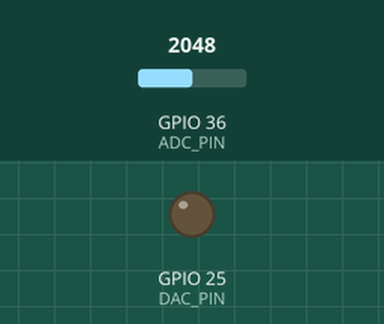
A sketch run on a simulated ESP32. Shown: output pins drawn as LEDs (lit = HIGH). Inputs (shaded band) come from the test bench; at power-on: GPIO 36 (ADC_PIN) = 2048. What the sketch prints to the serial monitor is not drawn.

Above: at 0.05 s.
At 0.85 s:
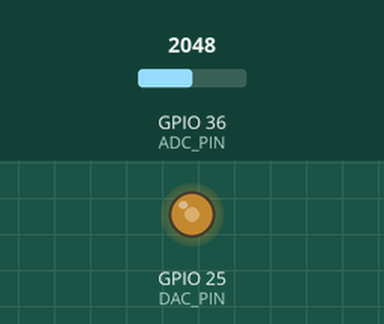
Timing chart, 0 to 3.0 s (numbered marks = the images above):
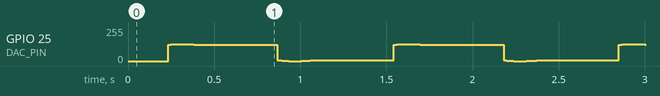

The sketch:

phase_detector_multi.ino
```cpp
// Include the necessary libraries
#include <Arduino.h>
#include <driver/adc.h>
#include <driver/dac.h>
#include <math.h>
#include <Kalman.h> // Library for Kalman filters

// Define the pins for the ADC and DAC
#define ADC_PIN 36 // GPIO36
#define DAC_PIN 25 // GPIO25

// Define the parameters for the PLL
#define Kp 0.1 // Proportional gain
#define Ki 0.01 // Integral gain
#define Wn 314.16 // Nominal angular frequency (50 Hz)
#define Ts 0.0001 // Sampling time (10 kHz)

// Define the parameters for the phase detectors
#define N 4 // Number of phase detectors
#define D 45 // Angle difference between phase detectors in degrees
#define A 0.5 // Amplitude of reference signals

// Declare the global variables
float theta = 0; // Phase angle
float omega = Wn; // Angular frequency
float vgrid = 0; // Grid voltage
float vout = 0; // Output voltage
float error = 0; // Phase error
float integral = 0; // Integral of the phase error
float vref[N]; // Reference signals for phase detectors
float e[N]; // Phase errors from phase detectors
float e_mean = 0; // Mean of phase errors
float e_var = 0; // Variance of phase errors
float e_prev[N]; // Previous phase errors from phase detectors
float e_diff[N]; // Differences between current and previous phase errors
float e_diff_mean = 0; // Mean of phase error differences
float e_diff_var = 0; // Variance of phase error differences
Kalman k[N]; // Kalman filters for phase errors

// Setup function
void setup() {
  // Initialize the serial monitor
  Serial.begin(115200);

  // Initialize the ADC
  adc1_config_width(ADC_WIDTH_BIT_12); // 12-bit resolution
  adc1_config_channel_atten(ADC1_CHANNEL_0, ADC_ATTEN_DB_11); // 0-3.6V range

  // Initialize the DAC
  dac_output_enable(DAC_CHANNEL_1); // Enable DAC channel 1

  // Initialize the reference signals for phase detectors
  for (int i = 0; i < N; i++) {
    vref[i] = A * sin(i * D * PI / 180); // Generate reference signals with different phases
  }

  // Initialize the Kalman filters for phase errors
  for (int i = 0; i < N; i++) {
    k[i].setProcessNoise(0.01); // Set the process noise
    k[i].setMeasurementNoise(0.1); // Set the measurement noise
    k[i].setEstimateError(0.1); // Set the estimate error
  }
}

// Loop function
void loop() {
  // Read the grid voltage from the ADC
  vgrid = adc1_get_raw(ADC1_CHANNEL_0) * 3.6 / 4095.0; // Convert to volts

  // Calculate the phase errors using four independent phase detectors
  for (int i = 0; i < N; i++) {
    e[i] = vgrid * vref[i]; // Multiply grid voltage with reference signal
    e[i] = k[i].updateEstimate(e[i]); // Apply Kalman filter to phase error
  }

  // Calculate the mean and variance of the phase errors
  e_mean = 0;
  e_var = 0;
  for (int i = 0; i < N; i++) {
    e_mean += e[i] / N; // Sum up the phase errors
  }
  for (int i = 0; i < N; i++) {
    e_var += pow(e[i] - e_mean, 2) / N; // Sum up the squared differences from the mean
  }

  // Calculate the differences between current and previous phase errors
  for (int i = 0; i < N; i++) {
    e_diff[i] = e[i] - e_prev[i]; // Subtract previous phase error from current phase error
    e_prev[i] = e[i]; // Update previous phase error
  }

  // Calculate the mean and variance of the phase error differences
  e_diff_mean = 0;
  e_diff_var = 0;
  for (int i = 0; i < N; i++) {
    e_diff_mean += e_diff[i] / N; // Sum up the phase error differences
  }
  for (int i = 0; i < N; i++) {
    e_diff_var += pow(e_diff[i] - e_diff_mean, 2) / N; // Sum up the squared differences from the mean
  }

  // Update the measurement noise of the Kalman filters based on the variance of the phase error differences
  for (int i = 0; i < N; i++) {
    k[i].setMeasurementNoise(e_diff_var); // Set the measurement noise to the variance of the phase error differences
  }

  // Use the mean of the phase errors as the phase error for the PLL
  error = e_mean;

  // Update the integral of the phase error
  integral = integral + error * Ts;

  // Update the angular frequency using a PI controller
  omega = Wn + Kp * error + Ki * integral;

  // Update the phase angle using a phase accumulator
  theta = theta + omega * Ts;

  // Wrap the phase angle to the range [-pi, pi]
  if (theta > PI) {
    theta = theta - 2 * PI;
  }
  else if (theta < -PI) {
    theta = theta + 2 * PI;
  }

  // Generate the output voltage using a sine wave generator
  vout = 1.8 * sin(theta); // 1.8V peak amplitude

  // Write the output voltage to the DAC
  dac_output_voltage(DAC_CHANNEL_1, (vout + 1.8) * 127.5 / 3.6); // Convert to 8-bit value

  // Print the results to the serial monitor
  Serial.print("vgrid = ");
  Serial.print(vgrid, 3);
  Serial.print(" V, vout = ");
  Serial.print(vout, 3);
  Serial.print(" V, theta = ");
  Serial.print(theta, 3);
  Serial.print(" rad, omega = ");
  Serial.print(omega, 3);
  Serial.println(" rad/s");
}
```
